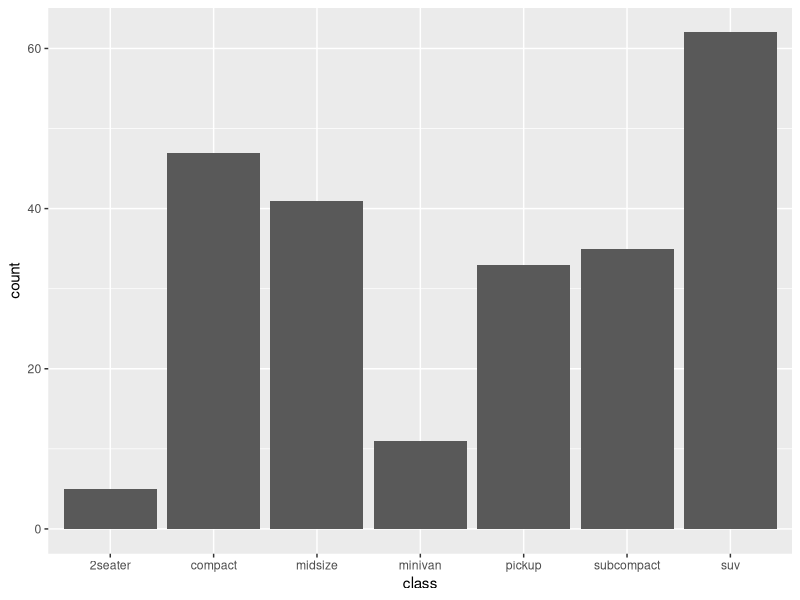
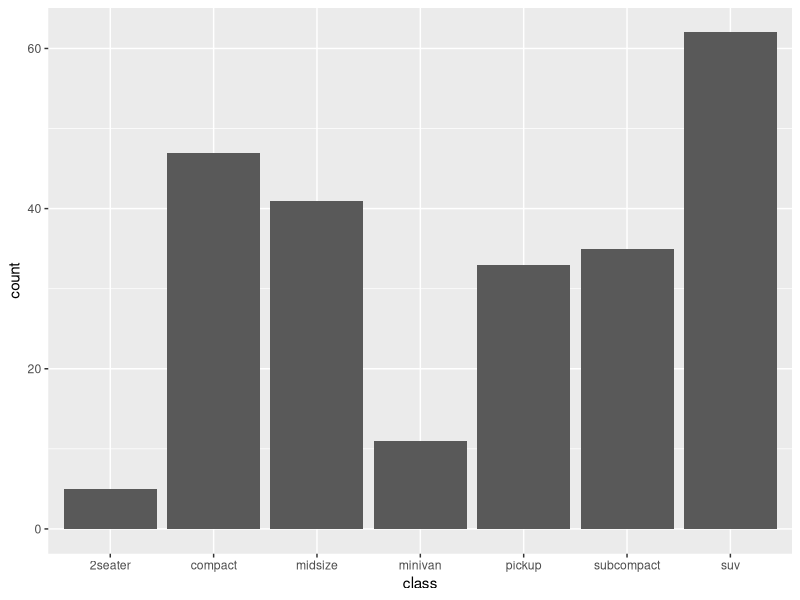
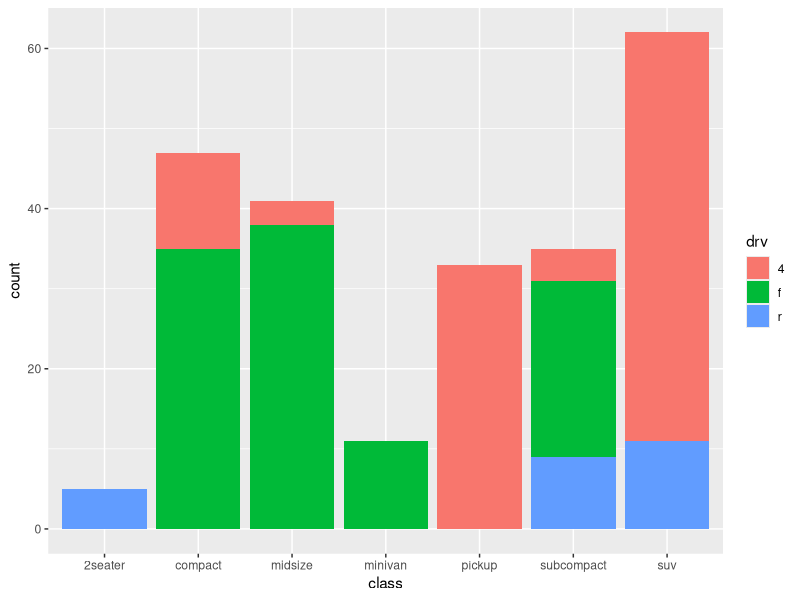
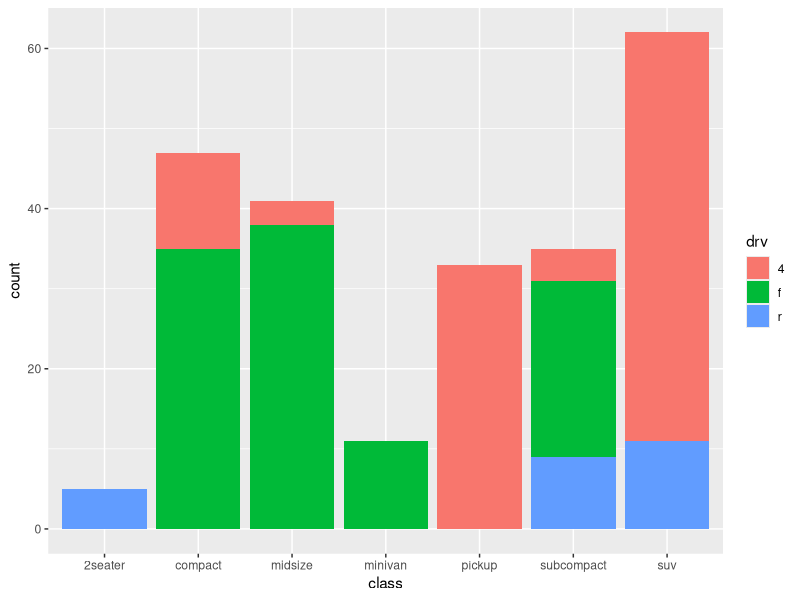
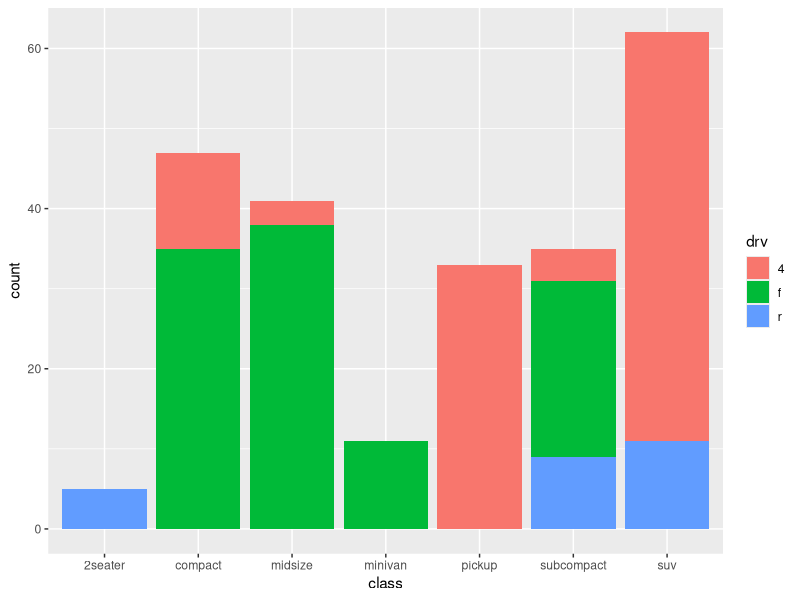
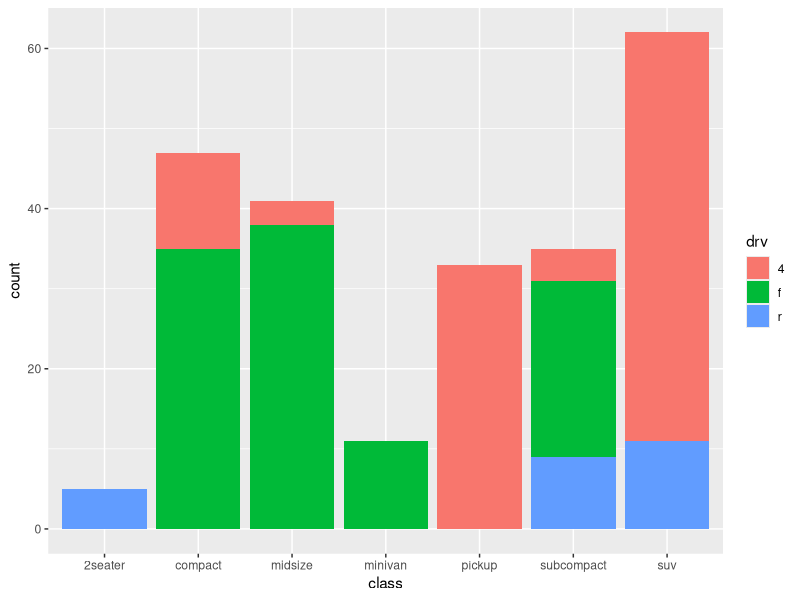
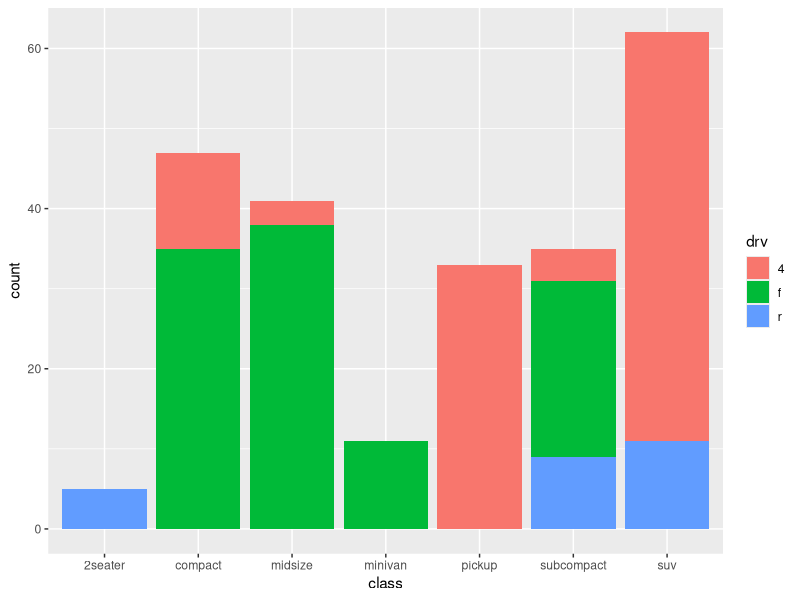
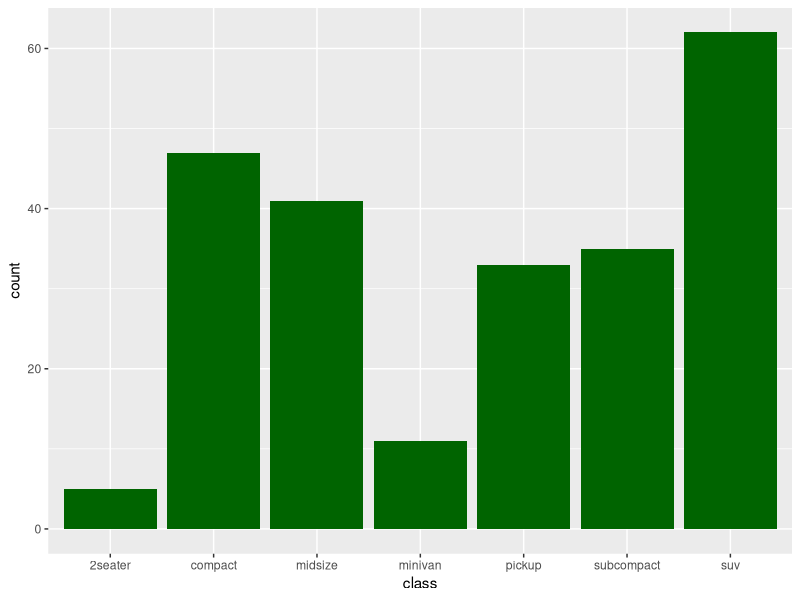

These charts were generated, in order, by the following R code:
## ---- chunk 1
knitr::opts_chunk$set(echo = TRUE)
library(tidyverse)
## ---- chunk 2
View(mpg)
str(mpg)

## ---- chunk 3
# use ggplot() to map the data and a single aesthetic (variable = class)
plot.object <- ggplot(data=mpg) +
                geom_bar(aes(x=class))

print(plot.object)

## ---- chunk 4
ggplot(data=mpg) +
  geom_bar(aes(x=class))

## ---- chunk 5
ggplot(data=mpg, aes(fill = drv, x=class)) +
  geom_bar()

## ---- chunk 6
# call to ggplot() with aes() specified in main call
ggplot(data = mpg, aes(x = class, fill = drv)) +
geom_bar()

# call to ggplot() with aes() specified in geom
ggplot(data = mpg) +
geom_bar(aes(x = class, fill = drv))

# call to ggplot() with a mix of aes() mappings 
ggplot(data = mpg, aes(x = class)) +
geom_bar(aes(fill = drv))

# call to ggplot() with all mappings in the geom 
ggplot() +
geom_bar(data = mpg, aes(x = class, fill = drv))


## ---- chunk 7
# call to ggplot where one `fill` overrides another

ggplot(data = mpg, aes(x = class, fill = drv)) +
geom_bar(fill ='darkgreen')

## ---- chunk 8

ggplot(data = mpg, aes(x = class), fill= 'darkgreen') +
geom_bar(aes(fill = drv))
## ---- chunk 9

ggplot(data = mpg, aes(x = class, fill = drv)) +
geom_bar(aes(fill ='darkgreen'))

## ---- chunk 10
ggplot(mpg, aes(x=hwy))+
  geom_histogram()  

## ---- chunk 11
?geom_histogram
## ---- chunk 12
ggplot(mpg, aes(x=hwy))+
  geom_histogram(bins=20)  

## ---- chunk 13
ggplot(mpg, aes(x=hwy))+
  geom_histogram(binwidth=2)  
## ---- chunk 14
ggplot(mpg, aes(x=hwy))+
  geom_histogram(binwidth=2, color='blue',fill='lightgrey')  

## ---- chunk 15
ggplot(mpg, aes(x=hwy))+
  geom_histogram(binwidth=2, color='blue',fill='lightgrey') +
  theme(panel.background = element_rect(fill = "white"))

## ---- chunk 16
ggplot(mpg, aes(x=hwy))+
  geom_histogram(binwidth=2, color='blue',fill='lightgrey') +
  theme_bw()
## ---- chunk 17
hwy.plot <- ggplot(mpg, aes(x=hwy))+
          geom_histogram(binwidth=2, color='blue',fill='lightgrey') +
          theme_bw()+
          labs(x='Highway Fuel Economy, mi/gal', y='Number of models')
## ---- chunk 18
hwy.plot +
  scale_x_continuous(breaks=seq(24,46,by=4),limits=c(24,46))

## ---- chunk 19


ggsave("../figs/hwy.histogram.png",plot=hwy.plot, width = 4, height= 4)

## ---- chunk 20
ggplot(mpg, aes(x=hwy))+
          geom_density() +
          theme_bw()+
          labs(x='Highway Fuel Economy, mi/gal', y='Distribution')
## ---- chunk 21
ggplot(mpg, aes(x=hwy))+
          geom_density(alpha=0.5, fill='lightblue') +
          theme_bw()+
          labs(x='Highway Fuel Economy, mi/gal', y='Distribution')
## ---- chunk 22
ggplot(mpg, aes(x=hwy))+
          geom_density(alpha=0.5, fill='lightblue') +
          theme_bw()+
          labs(x='Highway Fuel Economy, mi/gal', y='Distribution')+
          scale_x_continuous(limits=c(10,46),breaks=seq(0,50,by=4))
## ---- chunk 23
ggplot(mpg, aes(x=hwy))+
          geom_density(alpha=0.5, fill='lightblue') +
          theme_bw()+
          labs(x='Highway Fuel Economy, mi/gal', y='Distribution')+
          scale_x_continuous(breaks=seq(0,50,by=4))+
          coord_cartesian(xlim=c(20,30))

## ---- chunk 24

ggplot(mpg, aes(x=hwy))+
          geom_density(alpha=0.5, fill='lightblue') +
          theme_bw()+
          labs(x='Highway Fuel Economy, mi/gal', y='Distribution')+
          scale_x_continuous(breaks=seq(0,50,by=4), limits=c(20,30))

## ---- chunk 25

ggplot(mpg, aes(x=hwy, fill=year))+
          geom_density(alpha=0.5) +
          theme_bw()+
          labs(x='Highway Fuel Economy, mi/gal', y='Distribution')+
          scale_x_continuous(breaks=seq(0,50,by=4))
## ---- chunk 26
mpg <- mpg %>%
        mutate(year = factor(year))

ggplot(mpg, aes(x=hwy, fill=year))+
          geom_density(alpha=0.5) +
          theme_bw()+
          labs(x='Highway Fuel Economy, mi/gal', y='Distribution')+
          scale_x_continuous(breaks=seq(0,50,by=4))

## ---- chunk 27
ggplot(mpg, aes(x=hwy, fill=class))+
          geom_density(alpha=0.5) +
          theme_bw()+
          labs(x='Highway Fuel Economy, mi/gal', y='Distribution')+
          scale_x_continuous(breaks=seq(0,50,by=4))


## ---- chunk 28

ggplot(mpg, aes(x=class, y=hwy, color=class))+
          geom_point() +
          theme_bw()+
          labs(y='Highway Fuel Economy, mi/gal', x='Vehicle Class')
        

## ---- chunk 29

ggplot(mpg, aes(x=class, y=hwy, color=class))+
          geom_point(position='jitter') +
          theme_bw()+
          labs(y='Highway Fuel Economy, mi/gal', x='Vehicle Class')
        

## ---- chunk 30
data(mpg)
ggplot(mpg, aes(x=class, y=hwy, color=class))+
          geom_jitter(width=0.3, height=0.3) +
          theme_bw()+
          labs(y='Highway Fuel Economy, mi/gal', x='Vehicle Class')
       

## ---- chunk 31
ave.mpg.class <- mpg %>%
                 group_by(class) %>%
                 summarize(ave.mpg = mean(hwy)) %>%
                 arrange(ave.mpg)

mpg <- mpg %>%
       mutate(class = factor(class,
          levels=ave.mpg.class$class,ordered=TRUE))

ggplot(mpg, aes(x=class, y=hwy, color=class))+
          geom_jitter(width=0.3, height=0.3) +
          theme_bw()+
          labs(y='Highway Fuel Economy, mi/gal', x='Vehicle Class')
   
## ---- chunk 32

ggplot(mpg, aes(x=class, y=hwy, color=class))+
          geom_boxplot() +
          theme_bw()+
          labs(y='Highway Fuel Economy, mi/gal', x='Vehicle Class')
   
## ---- chunk 33
hwy.plot <- ggplot(mpg, aes(x=class, y=hwy, color=class))+
          geom_boxplot() +
          theme_bw()+
          labs(y='Highway Fuel Economy, mi/gal', x='Vehicle Class') +
          scale_color_brewer(palette = 'Set1')
   
hwy.plot  +
          scale_color_brewer(palette = 'Spectral')

hwy.plot  +
          scale_color_brewer(palette = 'Paired')

## ---- chunk 34
hwy.plot  +
          scale_color_manual(values=c("blue", "lightblue", "red", "pink", "orange", "grey", "darkgreen", "purple"))

library(RColorBrewer)        
own.colors <- brewer.pal(n = 9, name = "Set1")[c(3:9)]       

own.colors

hwy.plot + 
  scale_color_manual(values = own.colors)

## ---- chunk 35

ggplot(mpg, aes(x=class, y=hwy, color=class))+
          geom_boxplot(outlier.shape = NA)+
          geom_jitter(width=0.3, height=0.3) +
          theme_bw()+
          labs(y='Highway Fuel Economy, mi/gal', x='Vehicle Class')


ggplot(mpg, aes(x=class, y=hwy, color=class))+
          geom_violin(outlier.shape = NA)+
          #geom_jitter(width=0.3, height=0.3) +
          theme_bw()+
          labs(y='Highway Fuel Economy, mi/gal', x='Vehicle Class')


## ---- chunk 36
ggplot(mpg, aes(x=class, y=hwy, color=class))+
          geom_jitter(width=0.3, height=0.3) +
          geom_point(data=ave.mpg.class, aes(y=ave.mpg),shape = 4, size = 3, stroke = 2, color='black')+
          theme_bw()+
          scale_color_brewer(palette = 'Paired')+
          labs(y='Highway Fuel Economy, mi/gal', x='Vehicle Class')




